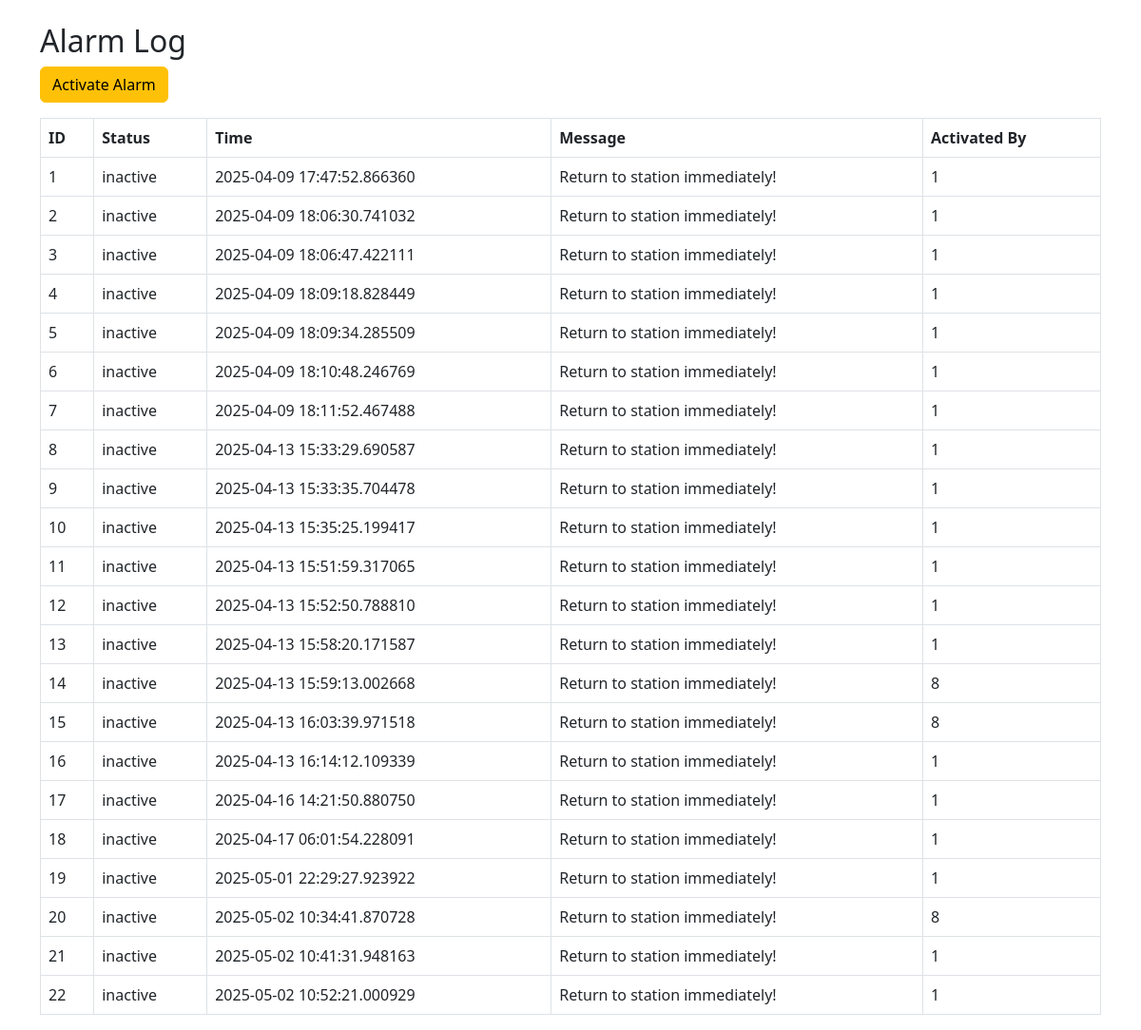
/alarms, run on the app's committed database.
### l.py (models this page shows)
class Alarm(db.Model):
    id = db.Column(db.Integer, primary_key=True)
    status = db.Column(db.String(20), default='inactive')  # Fixed missing parenthesis
    timestamp = db.Column(db.DateTime, default=datetime.utcnow)
    activated_by = db.Column(db.Integer, db.ForeignKey('user.id'))
    message = db.Column(db.String(200), default='Return to station immediately!')

### l.py (the view)
@app.route('/alarms')
def view_alarms():
    alarms = Alarm.query.all()
    return render_template('alarms.html', alarms=alarms)

### templates/alarms.html (shortened to what this page needs)
<!DOCTYPE html>
<html>
<head>
    <link rel="stylesheet" href="https://cdn.jsdelivr.net/npm/bootstrap@5.3.0/dist/css/bootstrap.min.css">
</head>
<body class="container mt-4">
    <h2>Alarm Log</h2>
    <form method="POST" action="{{ url_for('activate_alarm') }}">
        <button type="submit" class="btn btn-warning mb-3">Activate Alarm</button>
    </form>
    <table class="table table-bordered">
        <thead>
            <tr>
                <th>ID</th>
                <th>Status</th>
                <th>Time</th>
                <th>Message</th>
                <th>Activated By</th>
            </tr>
        </thead>
        <tbody>
            {% for alarm in alarms %}
            <tr>
                <td>{{ alarm.id }}</td>
                <td>{{ alarm.status }}</td>
                <td>{{ alarm.timestamp }}</td>
                <td>{{ alarm.message }}</td>
                <td>{{ alarm.activated_by }}</td>
            </tr>
            {% endfor %}
        </tbody>
    </table>
</body>
</html>

### data on the page
Alarm: id "1", status "inactive", timestamp "2025-04-09 17:47:52.866360", message "Return to station immediately!", activated_by "1"
Alarm: id "2", status "inactive", timestamp "2025-04-09 18:06:30.741032", message "Return to station immediately!", activated_by "1"
Alarm: id "3", status "inactive", timestamp "2025-04-09 18:06:47.422111", message "Return to station immediately!", activated_by "1"
Alarm: id "4", status "inactive", timestamp "2025-04-09 18:09:18.828449", message "Return to station immediately!", activated_by "1"
Alarm: id "5", status "inactive", timestamp "2025-04-09 18:09:34.285509", message "Return to station immediately!", activated_by "1"
Alarm: id "6", status "inactive", timestamp "2025-04-09 18:10:48.246769", message "Return to station immediately!", activated_by "1"
Alarm: id "7", status "inactive", timestamp "2025-04-09 18:11:52.467488", message "Return to station immediately!", activated_by "1"
Alarm: id "8", status "inactive", timestamp "2025-04-13 15:33:29.690587", message "Return to station immediately!", activated_by "1"
Alarm: id "9", status "inactive", timestamp "2025-04-13 15:33:35.704478", message "Return to station immediately!", activated_by "1"
Alarm: id "10", status "inactive", timestamp "2025-04-13 15:35:25.199417", message "Return to station immediately!", activated_by "1"
Alarm: id "11", status "inactive", timestamp "2025-04-13 15:51:59.317065", message "Return to station immediately!", activated_by "1"
Alarm: id "12", status "inactive", timestamp "2025-04-13 15:52:50.788810", message "Return to station immediately!", activated_by "1"
Alarm: id "13", status "inactive", timestamp "2025-04-13 15:58:20.171587", message "Return to station immediately!", activated_by "1"
Alarm: id "14", status "inactive", timestamp "2025-04-13 15:59:13.002668", message "Return to station immediately!", activated_by "8"
Alarm: id "15", status "inactive", timestamp "2025-04-13 16:03:39.971518", message "Return to station immediately!", activated_by "8"
Alarm: id "16", status "inactive", timestamp "2025-04-13 16:14:12.109339", message "Return to station immediately!", activated_by "1"
Alarm: id "17", status "inactive", timestamp "2025-04-16 14:21:50.880750", message "Return to station immediately!", activated_by "1"
Alarm: id "18", status "inactive", timestamp "2025-04-17 06:01:54.228091", message "Return to station immediately!", activated_by "1"
Alarm: id "19", status "inactive", timestamp "2025-05-01 22:29:27.923922", message "Return to station immediately!", activated_by "1"
Alarm: id "20", status "inactive", timestamp "2025-05-02 10:34:41.870728", message "Return to station immediately!", activated_by "8"
Alarm: id "21", status "inactive", timestamp "2025-05-02 10:41:31.948163", message "Return to station immediately!", activated_by "1"
Alarm: id "22", status "inactive", timestamp "2025-05-02 10:52:21.000929", message "Return to station immediately!", activated_by "1"
